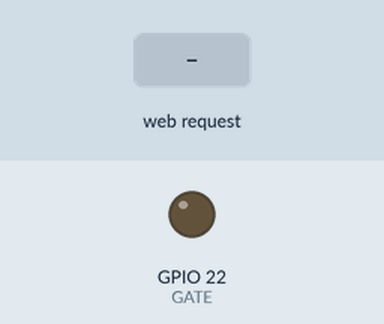
This sketch was run on a simulated ESP32. On the bench: output pins drawn as LEDs (lit = HIGH). Inputs (shaded band) come from the test bench. WiFi joins after 1.5 s; servers stay silent unless stated; no radio packets arrive unless stated; what the sketch prints to the serial monitor is not drawn.

Above: at 2.7 s.
2.8 s: HTTP request GET /gate_open received
At 3.2 s:
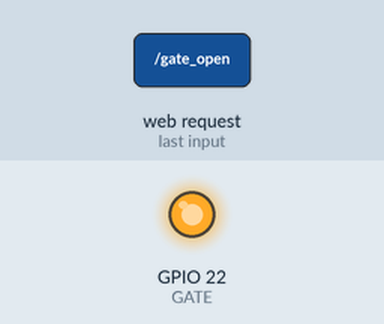
Timing chart, 0 to 5.8 s (numbered marks = the images above; inputs shaded):
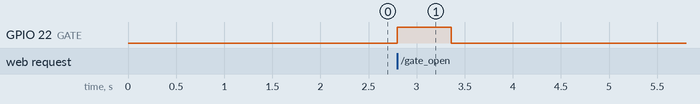

Measured:
- after the input at 2.8 s, GPIO 22 (GATE): LOW → HIGH at once, → LOW 0.56 s later

The sketch:

SenderGate.ino
```cpp
/*********
  Modified from the examples of the Arduino LoRa library
  More resources: https://randomnerdtutorials.com
*********/

//Add bluetooth for logs
//#include "BluetoothSerial.h"
#include <SPI.h>
#include <LoRa.h>
#include "WiFi.h" // Enables the ESP32 to connect to the local network (via WiFi)
#include "FS.h"
#include "WebServer.h" // Enable WebServer

//define the pins used by the transceiver module
#define ss 5
#define rst 14
#define dio0 2

#define GATE 22

// WiFi
const char* ssid = "velours";                 // Your personal network SSID
const char* password = "valentineaudreyxavier"; // Your personal network password
//const char* ssid = "TuxAlp2";                 // Your personal network SSID
//const char* password = "zomu6637"; // Your personal network password
// End WiFi

// Initialise Blustooth
//BluetoothSerial SerialBT;

// Initialise the WiFi and MQTT Client objects
WiFiClient wifiClient;

// Webserver
WebServer server(80);
int order=0;


void handleRoot() {
  String message="<h1>Control your ESP32 by your Browser</h1>";
  message += "Minimal version, just one GATE</BR></BR>";
  server.send(200, "text/html", message);
  order=0; // set Signal to 0 in order to be able to reopen the gate
}

void sendGateOrder(){
      digitalWrite(GATE,HIGH);
  LoRa.beginPacket();
  Serial.print ("Order value: ");
  Serial.println(order);
  LoRa.print(order);
  // DEBUG LoRa.print("Hello");
  LoRa.endPacket();
  Serial.println("Order sent via LoRa!");
      delay(500);
      digitalWrite(GATE,LOW);
}

void gateon(){
  order=1; // set Signal for gate
  server.send(200, "text/html", "Opening gate...");
  Serial.print ("Order value gateon: ");
  Serial.println(order);
  sendGateOrder();
}

void setup() {
  // Set pin mode
  pinMode(GATE,OUTPUT);

  //initialize Serial Monitor
  Serial.begin(115200);
  //SerialBT.begin("ESP32BT2");

  while (!Serial);
  // LoRa
  Serial.println("LoRa Sender");
  //SerialBT.println("LoRa Receiver");

  //setup LoRa transceiver module
  LoRa.setPins(ss, rst, dio0);

  //replace the LoRa.begin(---E-) argument with your location's frequency
  //433E6 for Asia
  //866E6 for Europe
  //915E6 for North America
  while (!LoRa.begin(866E6)) {
    Serial.print(".");
    delay(500);
  }
  // Change sync word (0xF3) to match the receiver
  // The sync word assures you don't get LoRa messages from other LoRa transceivers
  // ranges from 0-0xFF
  LoRa.setSyncWord(0xF3);
  Serial.println("LoRa Initializing OK!");


  Serial.print("Connecting to ");
  Serial.println(ssid);

  // Connect to the WiFi
  WiFi.begin(ssid, password);

  // Wait until the connection has been confirmed before continuing
  while (WiFi.status() != WL_CONNECTED) {
    delay(500);
    Serial.print(".");
  }

  // Debugging - Output the IP Address of the ESP8266
  Serial.println("WiFi connected");
  Serial.print("IP address: ");
  Serial.println(WiFi.localIP());

  // Initialise the WiFi and MQTT Client objects
  WiFiClient wifiClient;


  // Webserver
  server.on("/",handleRoot);
  server.on("/gate_open", gateon);
  server.begin();
  Serial.println("HTTP server started");
}

void loop() {
  server.handleClient();
}
```
